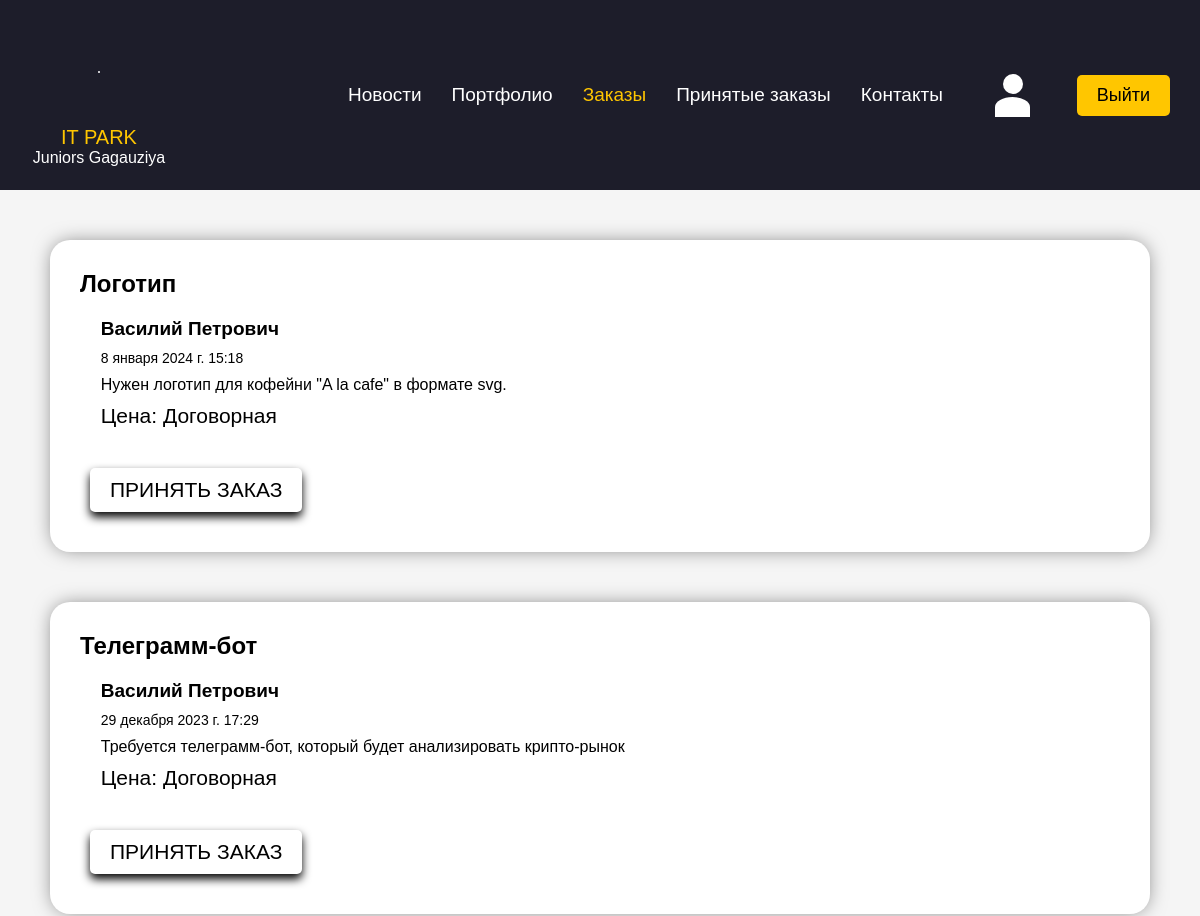
Page /programmer/view_orders/ (signed in, upper part) on the earlier database version.
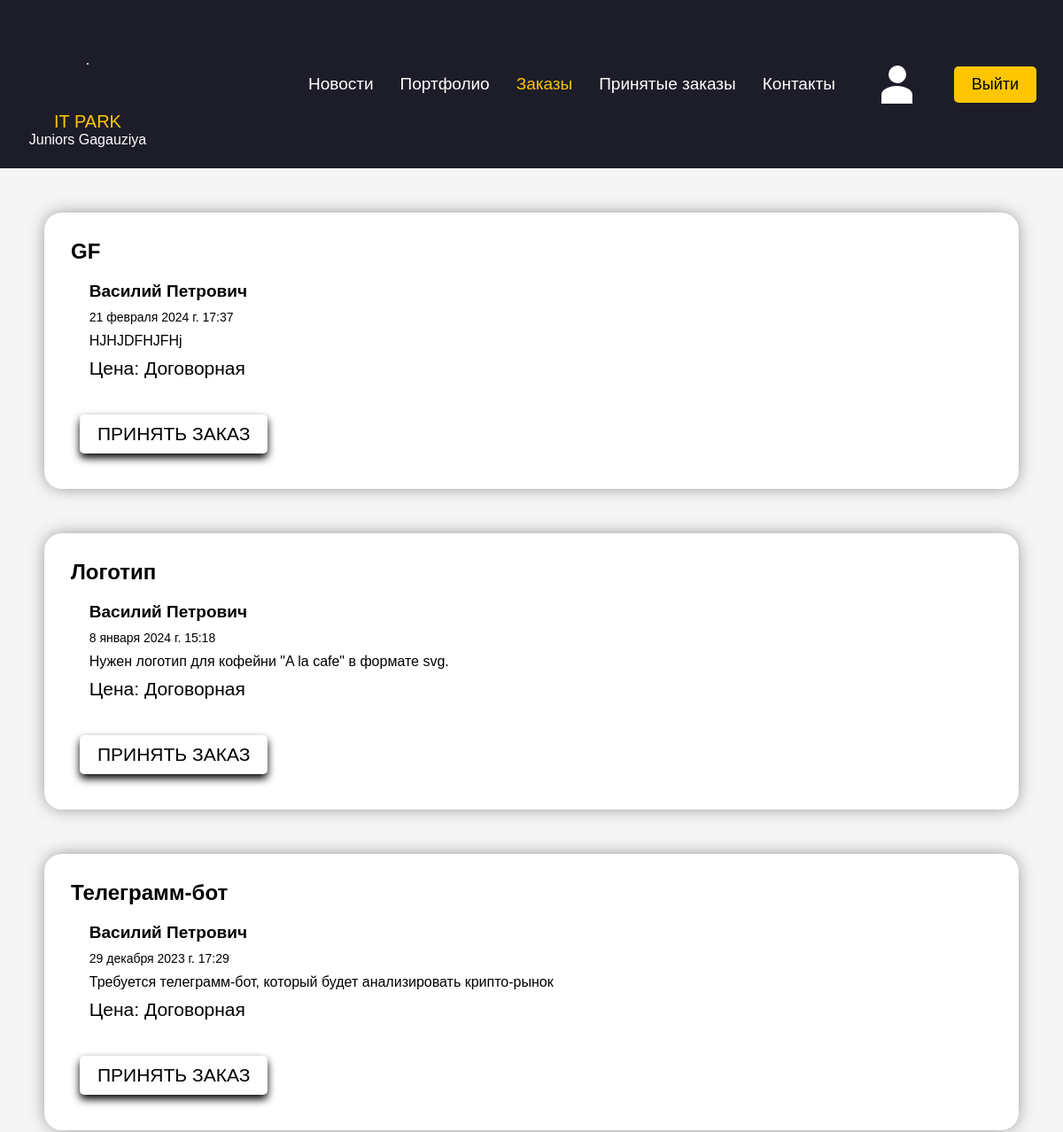
Same page on the later database version.
### customer/models.py (models this page shows, shortened)
class Order(models.Model):
    order_id = models.IntegerField(default=1)
    title = models.CharField(max_length=250)
    full_subscription = models.TextField()
    price = models.IntegerField(default=0)
    user = models.ForeignKey(User, on_delete=models.CASCADE, related_name='customer_orders')
    programmer = models.ForeignKey(User,
                                   on_delete=models.SET_NULL, null=True,
                                   blank=True, related_name='programmer_orders')
    created = models.DateTimeField(auto_now_add=True)
    updated = models.DateTimeField(auto_now=True)
    taken = models.DateTimeField(null=True, blank=True)
    is_done = models.BooleanField(default=False)
    is_approved = models.BooleanField(default=False)
    is_payed = models.BooleanField(default=False)

### programmer/views.py (the view)
# urls.py: path('view_orders/', views.view_orders, name='view_orders'),
@user_passes_test(lambda u: u.groups.filter(name='Программист').exists())
def view_orders(request):
    orders = Order.objects.filter(programmer_id=None).order_by('-created')
    return render(request, 'programmer/view_orders.html', {'orders': orders})

### programmer/templates/programmer/view_orders.html (shortened to what this page needs)
{% extends "programmer/base.html" %}
{% load static %}
{% block content %}
    {% if orders %}
    {% for order in orders %}
    <div class="order-container">
        <div class="order-title"><a href="{% url 'programmer:order_detail' order_id=order.id %}">{{ order.title }}</a></div>
        <div class="order-line">
            <div class="order-author"> {{ order.user.first_name }} {{ order.user.last_name }} </div>
            <div class="last-update"> {{ order.updated }}</div>
        </div>
        <div class="order-body"> {{ order.full_subscription }} </div>
        {% if order.price %}
            <div class="order-price">Цена: {{ order.price }} mdl</div>
        {% else %}
            <div class="order-price">Цена: Договорная</div>
        {% endif %}
        <form method="post" action="{% url 'programmer:take_order' %}">
        <div class="buttons_">
            <div class="take">
                <button type="submit">Принять заказ</button>
            </div>
        </div>
        </form>
    </div>
    {% endfor %}
    {% else %}
        <h1>Новых заказов нет!</h1>
    {% endif %}
{% endblock %}

Differences in the rows shown:
added Order: title "GF", user.first_name "Василий", user.last_name "Петрович", updated "21 февраля 2024 г. 17:37", full_subscription "HJHJDFHJFHj", price "Цена: Договорная"
